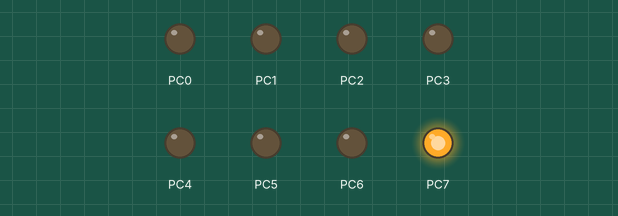
This program was run on a simulated ATmega128, built with avr-gcc and emulated at 8 MHz. Parts: output pins drawn as LEDs (lit = HIGH).

Above: at 0.05 s.
At 0.45 s:
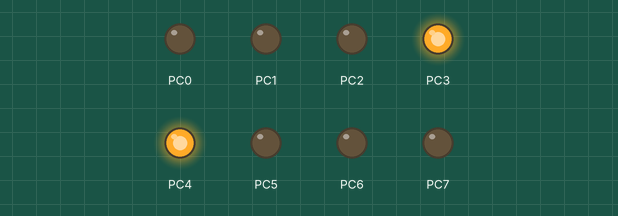
At 0.85 s:
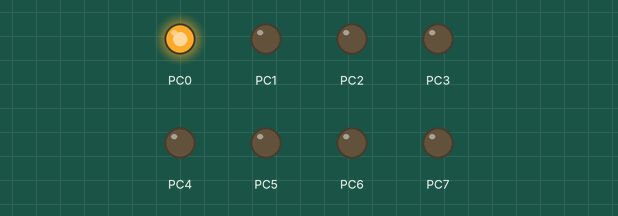
At 1.75 s:
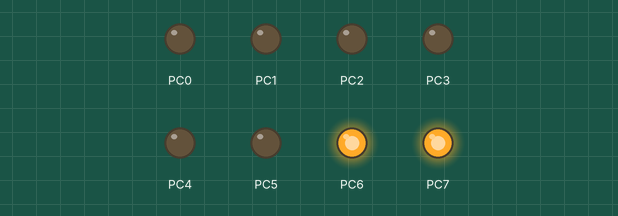
At 2.65 s:
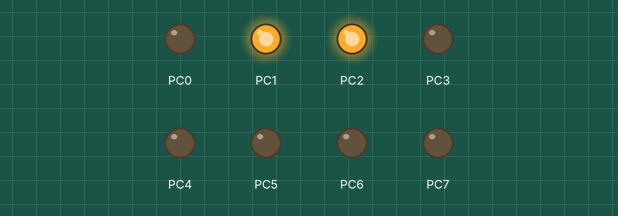
At 3.55 s:
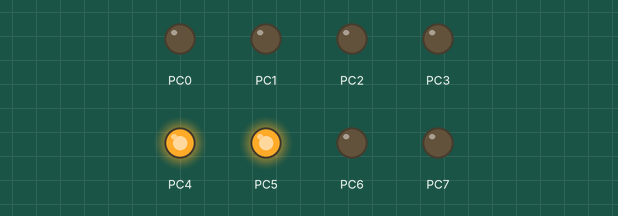
Timing chart, 0 to 3.9 s (numbered marks = the images above):
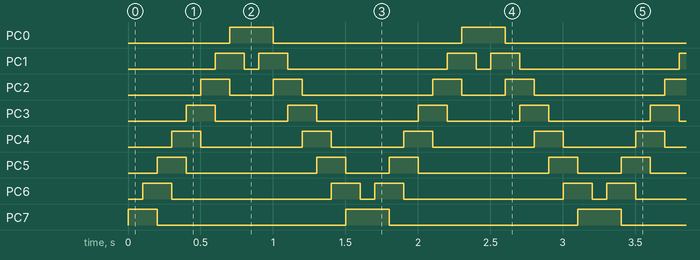

Measured:
- by itself, PC0: alternates HIGH for 0.30 s and LOW for 1.3 s
- by itself, PC1: repeats every 1.6 s: LOW 0.10 s, HIGH 0.20 s, LOW 1.1 s, HIGH 0.20 s
- by itself, PC2: repeats every 1.6 s: LOW 0.30 s, HIGH 0.20 s, LOW 0.90 s, HIGH 0.20 s
- by itself, PC3: repeats every 1.6 s: LOW 0.50 s, HIGH 0.20 s, LOW 0.70 s, HIGH 0.20 s
- by itself, PC4: repeats every 1.6 s: LOW 0.70 s, HIGH 0.20 s, LOW 0.50 s, HIGH 0.20 s
- by itself, PC5: repeats every 1.6 s: LOW 0.90 s, HIGH 0.20 s, LOW 0.30 s, HIGH 0.20 s
- by itself, PC6: repeats every 1.6 s: LOW 1.1 s, HIGH 0.20 s, LOW 0.10 s, HIGH 0.20 s
- by itself, PC7: repeats every 1.6 s: LOW 1.3 s, HIGH 0.30 s

The program:

main.c
```c
/*
 * main.c
 *
 * Created: 3-2-2021 12:58:54
 * Author: Dennis Kruijt & Shinichi Hezemans
 */

#define F_CPU 8e6

#include <avr/io.h>
#include <util/delay.h>

void wait(int ms);

int main(void){
	DDRC = 0b11111111;
	char pattern[] = {	0b10000000, 0b11000000, 0b01100000, 0b00110000,
						0b00011000, 0b00001100, 0b00000110, 0b00000011,
						0b00000001, 0b00000011, 0b00000110, 0b00001100,
						0b00011000, 0b00110000, 0b01100000, 0b11000000 };
	int index = 0;

	while (1)
	{
		PORTC = pattern[index];
		index++;
		index %= 16;

		wait(100);
	}
}

void wait(int ms) {
	for (int i = 0; i < ms; i++) {
		_delay_ms(1);
	}
}
```
